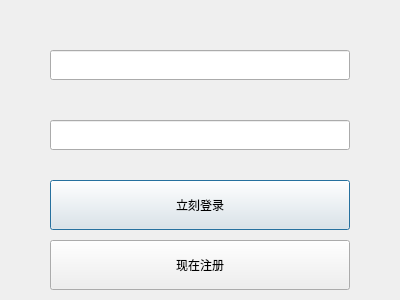
<?xml version="1.0" encoding="UTF-8"?>
<ui version="4.0">
 <class>LoginWindow</class>
 <widget class="QDialog" name="LoginWindow">
  <property name="geometry">
   <rect>
    <x>0</x>
    <y>0</y>
    <width>400</width>
    <height>300</height>
   </rect>
  </property>
  <property name="windowTitle">
   <string>用户登录</string>
  </property>
  <widget class="QLineEdit" name="input_user_name_LineEdit">
   <property name="geometry">
    <rect>
     <x>50</x>
     <y>50</y>
     <width>300</width>
     <height>30</height>
    </rect>
   </property>
  </widget>
  <widget class="QLineEdit" name="input_password_LineEdit">
   <property name="geometry">
    <rect>
     <x>50</x>
     <y>120</y>
     <width>300</width>
     <height>30</height>
    </rect>
   </property>
   <property name="inputMask">
    <string/>
   </property>
   <property name="echoMode">
    <enum>QLineEdit::Password</enum>
   </property>
  </widget>
  <widget class="QPushButton" name="login_PushButton">
   <property name="geometry">
    <rect>
     <x>50</x>
     <y>180</y>
     <width>300</width>
     <height>50</height>
    </rect>
   </property>
   <property name="text">
    <string>立刻登录</string>
   </property>
  </widget>
  <widget class="QPushButton" name="register_PushButton">
   <property name="geometry">
    <rect>
     <x>50</x>
     <y>240</y>
     <width>300</width>
     <height>50</height>
    </rect>
   </property>
   <property name="text">
    <string>现在注册</string>
   </property>
  </widget>
 </widget>
 <layoutdefault spacing="6" margin="11"/>
 <resources/>
 <connections/>
</ui>
